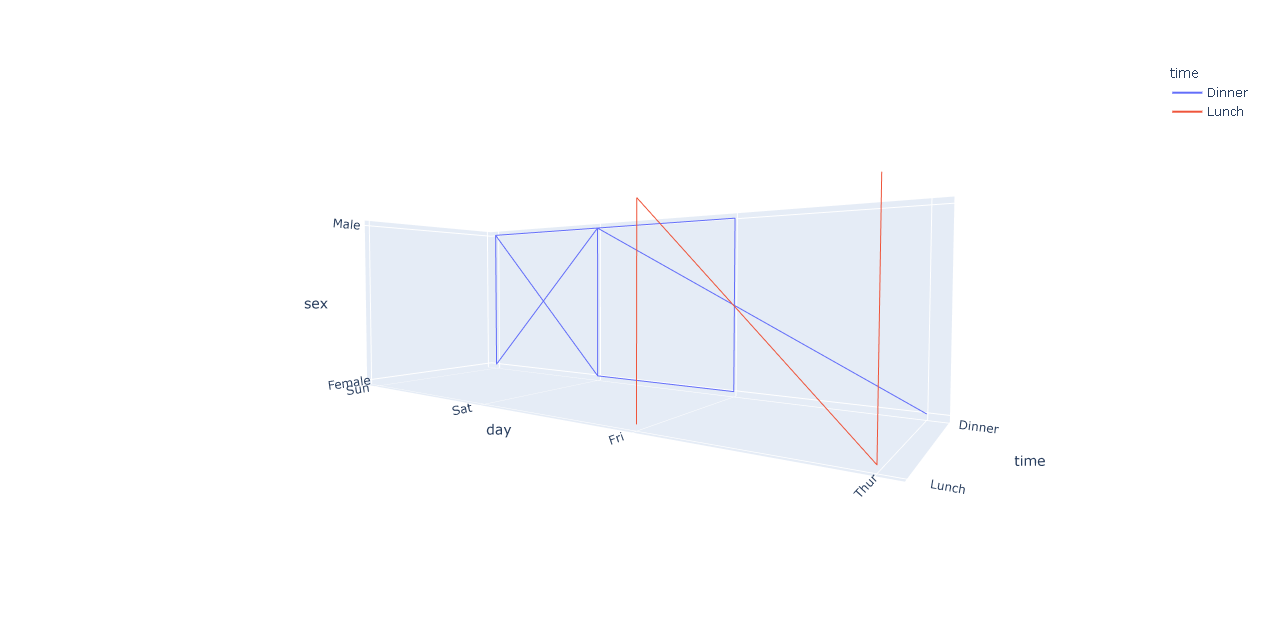

Source code (Python):
import plotly.express as px # Biblioteca usada para criar gráficos

df = px.data.tips() # DataFrame com conjunto de dados
fig = px.line_3d(df, x = 'time',
                     y = 'day',
                     z = 'sex') # Cria o objeto com os dados de x e y.
fig.show() # Plota o gráfico

# plotly.express pode criar toda a fígura de uma só vez. Ele usa a graph_objects internamente
